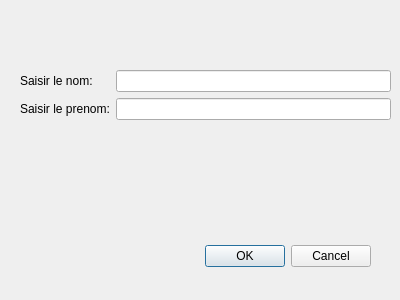
<?xml version="1.0" encoding="UTF-8"?>
<ui version="4.0">
 <class>ajouterDivers</class>
 <widget class="QDialog" name="ajouterDivers">
  <property name="geometry">
   <rect>
    <x>0</x>
    <y>0</y>
    <width>400</width>
    <height>300</height>
   </rect>
  </property>
  <property name="windowTitle">
   <string>Dialog</string>
  </property>
  <widget class="QDialogButtonBox" name="buttonBox">
   <property name="geometry">
    <rect>
     <x>30</x>
     <y>240</y>
     <width>341</width>
     <height>32</height>
    </rect>
   </property>
   <property name="orientation">
    <enum>Qt::Horizontal</enum>
   </property>
   <property name="standardButtons">
    <set>QDialogButtonBox::Cancel|QDialogButtonBox::Ok</set>
   </property>
  </widget>
  <widget class="QWidget" name="">
   <property name="geometry">
    <rect>
     <x>20</x>
     <y>70</y>
     <width>371</width>
     <height>151</height>
    </rect>
   </property>
   <layout class="QFormLayout" name="formLayout">
    <item row="0" column="0">
     <widget class="QLabel" name="lab_Nom">
      <property name="text">
       <string>Saisir le nom:</string>
      </property>
     </widget>
    </item>
    <item row="2" column="0">
     <widget class="QLabel" name="lab_Prenom">
      <property name="text">
       <string>Saisir le prenom:</string>
      </property>
     </widget>
    </item>
    <item row="0" column="1">
     <widget class="QLineEdit" name="edit_nom"/>
    </item>
    <item row="2" column="1">
     <widget class="QLineEdit" name="edit_prenom"/>
    </item>
   </layout>
  </widget>
 </widget>
 <resources/>
 <connections>
  <connection>
   <sender>buttonBox</sender>
   <signal>accepted()</signal>
   <receiver>ajouterDivers</receiver>
   <slot>accept()</slot>
   <hints>
    <hint type="sourcelabel">
     <x>248</x>
     <y>254</y>
    </hint>
    <hint type="destinationlabel">
     <x>157</x>
     <y>274</y>
    </hint>
   </hints>
  </connection>
  <connection>
   <sender>buttonBox</sender>
   <signal>rejected()</signal>
   <receiver>ajouterDivers</receiver>
   <slot>reject()</slot>
   <hints>
    <hint type="sourcelabel">
     <x>316</x>
     <y>260</y>
    </hint>
    <hint type="destinationlabel">
     <x>286</x>
     <y>274</y>
    </hint>
   </hints>
  </connection>
 </connections>
</ui>
